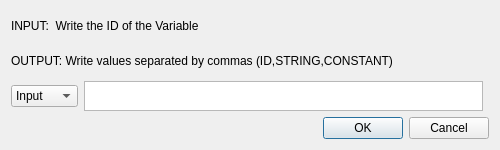
<?xml version="1.0" encoding="UTF-8"?>
<ui version="4.0">
 <class>Dialog</class>
 <widget class="QDialog" name="Dialog">
  <property name="geometry">
   <rect>
    <x>0</x>
    <y>0</y>
    <width>500</width>
    <height>150</height>
   </rect>
  </property>
  <property name="minimumSize">
   <size>
    <width>500</width>
    <height>100</height>
   </size>
  </property>
  <property name="maximumSize">
   <size>
    <width>16777215</width>
    <height>150</height>
   </size>
  </property>
  <property name="windowTitle">
   <string>Input/Output</string>
  </property>
  <property name="locale">
   <locale language="English" country="UnitedStates"/>
  </property>
  <layout class="QGridLayout" name="gridLayout">
   <item row="7" column="0" colspan="2">
    <widget class="QDialogButtonBox" name="buttonBox">
     <property name="orientation">
      <enum>Qt::Horizontal</enum>
     </property>
     <property name="standardButtons">
      <set>QDialogButtonBox::Cancel|QDialogButtonBox::Ok</set>
     </property>
    </widget>
   </item>
   <item row="0" column="0">
    <widget class="QLabel" name="label">
     <property name="text">
      <string>INPUT:  Write the ID of the Variable</string>
     </property>
    </widget>
   </item>
   <item row="1" column="0" colspan="2">
    <widget class="QLabel" name="label_2">
     <property name="text">
      <string>OUTPUT: Write values separated by commas (ID,STRING,CONSTANT)</string>
     </property>
    </widget>
   </item>
   <item row="3" column="0">
    <layout class="QHBoxLayout" name="horizontalLayout">
     <item>
      <widget class="QComboBox" name="ioComboBox">
       <property name="maximumSize">
        <size>
         <width>70</width>
         <height>16777215</height>
        </size>
       </property>
       <item>
        <property name="text">
         <string>Input</string>
        </property>
       </item>
       <item>
        <property name="text">
         <string>Output</string>
        </property>
       </item>
      </widget>
     </item>
     <item>
      <widget class="QPlainTextEdit" name="ioText">
       <property name="minimumSize">
        <size>
         <width>200</width>
         <height>0</height>
        </size>
       </property>
       <property name="maximumSize">
        <size>
         <width>16777215</width>
         <height>30</height>
        </size>
       </property>
      </widget>
     </item>
    </layout>
   </item>
  </layout>
 </widget>
 <resources/>
 <connections>
  <connection>
   <sender>buttonBox</sender>
   <signal>accepted()</signal>
   <receiver>Dialog</receiver>
   <slot>accept()</slot>
   <hints>
    <hint type="sourcelabel">
     <x>248</x>
     <y>254</y>
    </hint>
    <hint type="destinationlabel">
     <x>157</x>
     <y>274</y>
    </hint>
   </hints>
  </connection>
  <connection>
   <sender>buttonBox</sender>
   <signal>rejected()</signal>
   <receiver>Dialog</receiver>
   <slot>reject()</slot>
   <hints>
    <hint type="sourcelabel">
     <x>316</x>
     <y>260</y>
    </hint>
    <hint type="destinationlabel">
     <x>286</x>
     <y>274</y>
    </hint>
   </hints>
  </connection>
 </connections>
</ui>
